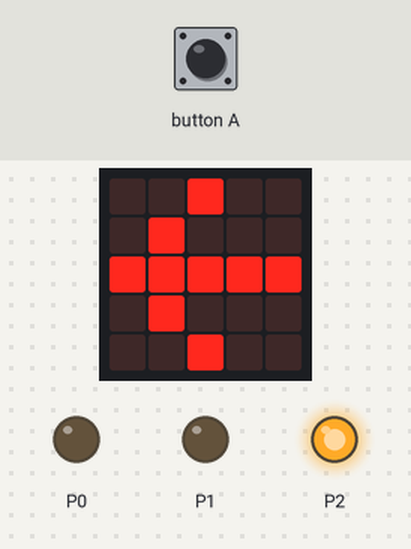
The program below on a simulated BBC micro:bit (MakeCode). Parts: the board's 5×5 LED display, output pins drawn as LEDs (lit = HIGH). The inputs (shaded band) are chosen by the test bench.

Above: at 1.2 s.
1.3 s: button A pressed for 0.15 s
At 1.56 s:
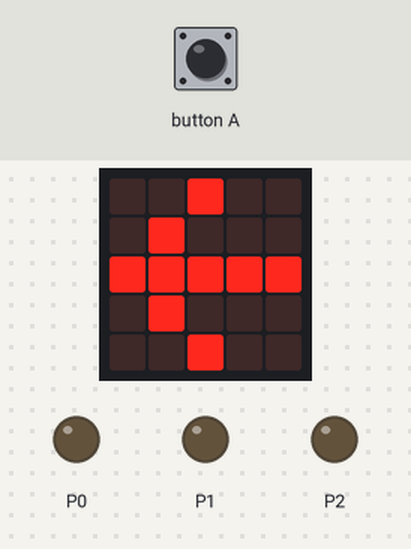
2.0 s: button A pressed for 0.15 s
At 3.93 s:
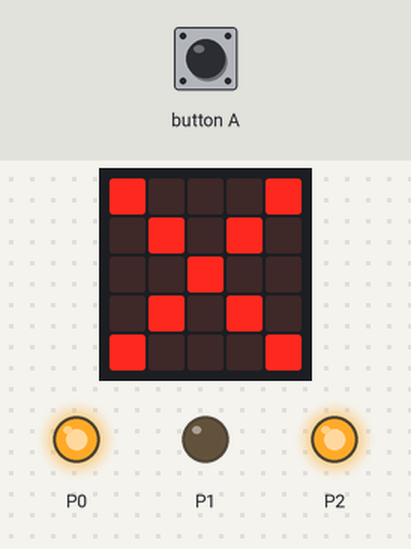
At 5.14 s:
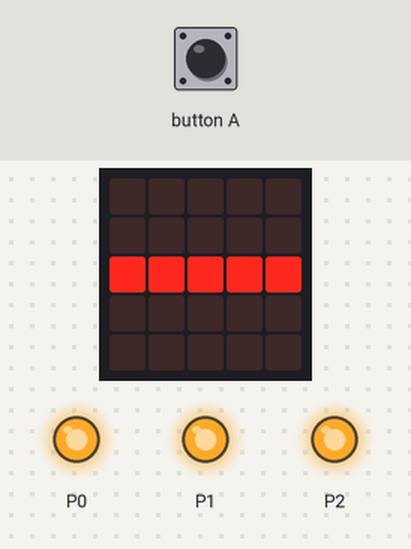
Timing chart, 0 to 6.8 s (numbered marks = the images above; inputs shaded):
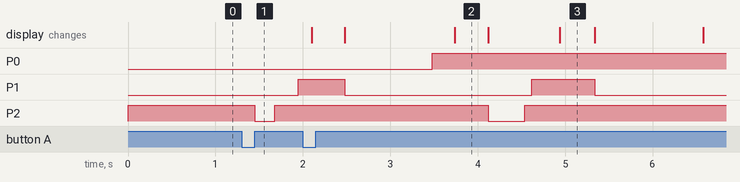

The program:

main.ts
```typescript
input.onButtonPressed(Button.A, function () {
    Kitronik_STOPbit.trafficLightLED(Kitronik_STOPbit.LightColours.Green, Kitronik_STOPbit.DisplayLights.Off)
    basic.pause(500)
    Kitronik_STOPbit.trafficLightLED(Kitronik_STOPbit.LightColours.Yellow, Kitronik_STOPbit.DisplayLights.On)
    basic.showLeds(`
        . . . . .
        . . . . .
        # # # # #
        . . . . .
        . . . . .
        `)
    Kitronik_STOPbit.trafficLightLED(Kitronik_STOPbit.LightColours.Yellow, Kitronik_STOPbit.DisplayLights.Off)
    basic.pause(1000)
    Kitronik_STOPbit.trafficLightLED(Kitronik_STOPbit.LightColours.Red, Kitronik_STOPbit.DisplayLights.On)
    basic.showLeds(`
        # . . . #
        . # . # .
        . . # . .
        . # . # .
        # . . . #
        `)
})
basic.forever(function () {
    Kitronik_STOPbit.trafficLightLED(Kitronik_STOPbit.LightColours.Green, Kitronik_STOPbit.DisplayLights.On)
    basic.showLeds(`
        . . # . .
        . # . . .
        # # # # #
        . # . . .
        . . # . .
        `)
})
```

test.ts
```typescript
// tests gaan hier; deze zal niet worden gecompileerd wanneer dit pakket wordt gebruikt als extensie.
```

Measured:
- after the input at 1.3 s, P1: LOW → HIGH after 0.65 s; P2: HIGH → LOW after 0.15 s, → HIGH 0.23 s later
- after the input at 2.0 s, P2: HIGH → LOW after 2.1 s, → HIGH 0.42 s later
- what the display in image 3 shows lasts 0.4 s, from 4.9 s to 5.3 s
